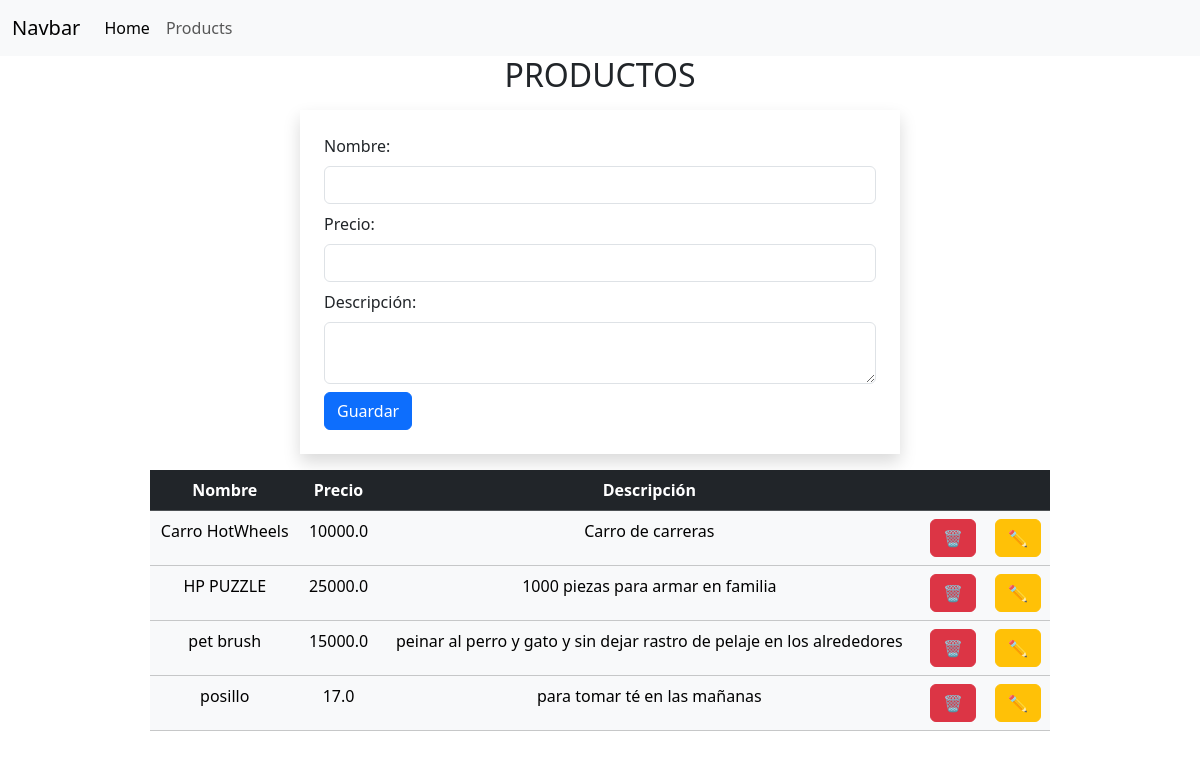
/productos, run on an earlier commit of the app's database.
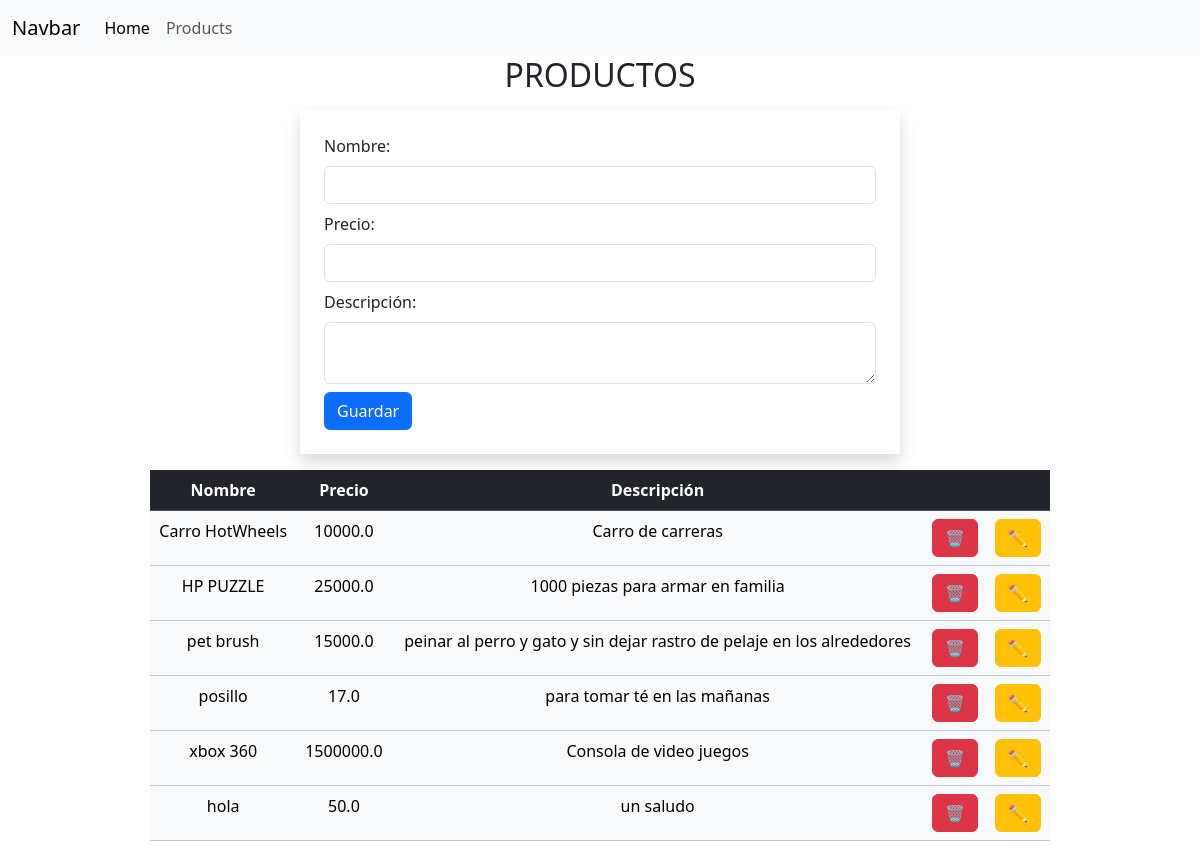
And on a later commit of the database.
### tienda/models.py (models this page shows)
class Productos(models.Model):
    nombre= models.CharField(max_length=30)
    precio=models.FloatField()
    description=models.CharField(max_length=200)

### tienda/views.py (the view)
# urls.py: path('productos', views.consulproducts, name="consultar"),
def consulproducts(request):
    productos= Productos.objects.all()
    return render(request, "productos.html", {
        'productos': productos
    })

### tienda/templates/productos.html (shortened to what this page needs)
{%  extends 'plantilla.html'%}
{% block content %}
    <h2 class="text-center">PRODUCTOS</h2>
    <form class="w-50 shadow mx-auto p-4 m-3" method="post" action="productos/guardar">
        Nombre: <input type="text" name="nombre" class="form-control my-2" required/>
        Precio: <input type="number" step="any" name="precio" class="form-control my-2" required />
        Descripción:
        <textarea class="form-control my-2" name="description">
        </textarea>
        <input type="submit" value="Guardar" class="btn btn-primary"/>
    </form>
    <table class="table table-light w-75 mx-auto text-center">
        <tr class= "table-dark">
            <th>Nombre</th>
            <th>Precio</th>
            <th>Descripción</th>
            <th colspan="2"></th>
        </tr>
        {% for producto in productos%}
            <tr>
                  <td>{{producto.nombre}}</td>
                  <td>{{producto.precio}}</td>
                  <td>{{producto.description}}</td>
                  <td>
                        <form action="{% url 'eliminar' producto.id %}" method="post">
                            <button class= "btn btn-danger" onclick="return confirm('Deseas eliminar este producto?')">
                                🗑
                            </button>
                        </form>
                  </td>
                  <td>
                    <form action="{% url 'detalle' producto.id %}" method="post">
                        <button class= "btn btn-warning">
                            ✏️
                        </button>
                    </form>
              </td>
            </tr>
    {% endfor %}
    </table>
{%endblock%}

What changed in the data, as far as the page shows it:
added Productos: nombre "xbox 360", precio "1500000.0", description "Consola de video juegos"
added Productos: nombre "hola", precio "50.0", description "un saludo"
